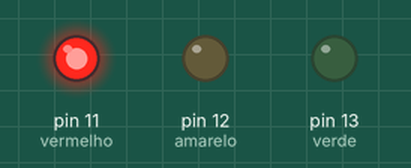
Recording of a sketch running on a simulated Arduino Uno, built with avr-gcc and run on an emulated ATmega328P. Parts: output pins drawn as LEDs (lit = HIGH).

Above: at 3.0 s.
At 6.2 s:
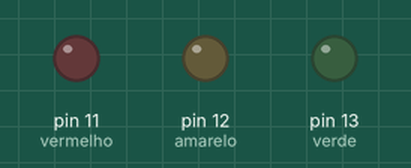
At 11.0 s:
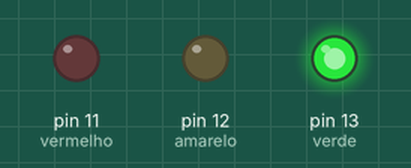
At 14.7 s:
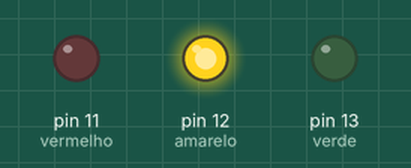
Timing chart, 0 to 21.5 s (numbered marks = the images above):
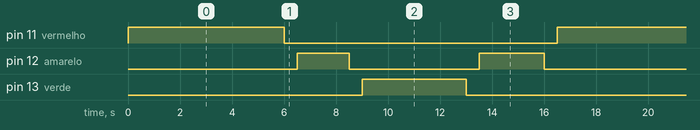

The sketch:

farol.ino
```cpp
// Definindo as variáveis com as respectivas portas dos leds
int amarelo = 12;
int vermelho = 11;
int verde = 13;

void setup()
{
  //Define a porta do Arduino como saida

  // Porta 12 - Amarelo
  pinMode(amarelo, OUTPUT);

  // Porta 11 - Vermelho
  pinMode(vermelho, OUTPUT);

  // Porta 13 - Verde
  pinMode(verde, OUTPUT);
}

void loop()
{
  //Acende os leds com delays que simulam o pedido

  // Acende o led vermelho por 6 segundos, enquanto os demais continuam desligados
  digitalWrite(vermelho, HIGH);
  digitalWrite(verde, LOW);
  digitalWrite(amarelo, LOW);


  delay(6000);


  // Após 6 segundos desliga o led vermelho
  digitalWrite(vermelho, LOW);


  // Espera um pouco pra fazer a transição
  delay(500);


  // Liga o led amarelo durante 2 segundos
  digitalWrite(amarelo, HIGH);
  delay(2000);


  // Após 2 segundos desliga o farol
  digitalWrite(amarelo, LOW);
  // Espera um pouco para fazer a transição
  delay(500);


  // Liga o farol verde durante 2 segundos, posteriormente adicionando mais 2 segundos
  digitalWrite(verde, HIGH);
  delay(2000);
  delay(2000);


  // Desliga o farol verde
  digitalWrite(verde, LOW);
  // Espera um pouco para fazer a transição
  delay(500);


  // Liga o led amarelo durante 2 segundos
  digitalWrite(amarelo, HIGH);
  delay(2000);
  // Espera um pouco para fazer a transição
  delay(500);


  // Após 2 segundos desliga o amarelo
  digitalWrite(amarelo, LOW);

  // Espera um pouco para fazer a transição
  delay(500);
}
```

Measured:
- by itself, pin 11 (vermelho): alternates HIGH for 6.0 s and LOW for 10.5 s
- by itself, pin 12 (amarelo): repeats every 16.5 s: LOW 5.0 s, HIGH 2.5 s, LOW 7.0 s, HIGH 2.0 s
- by itself, pin 13 (verde): alternates HIGH for 4.0 s and LOW for 12.5 s
